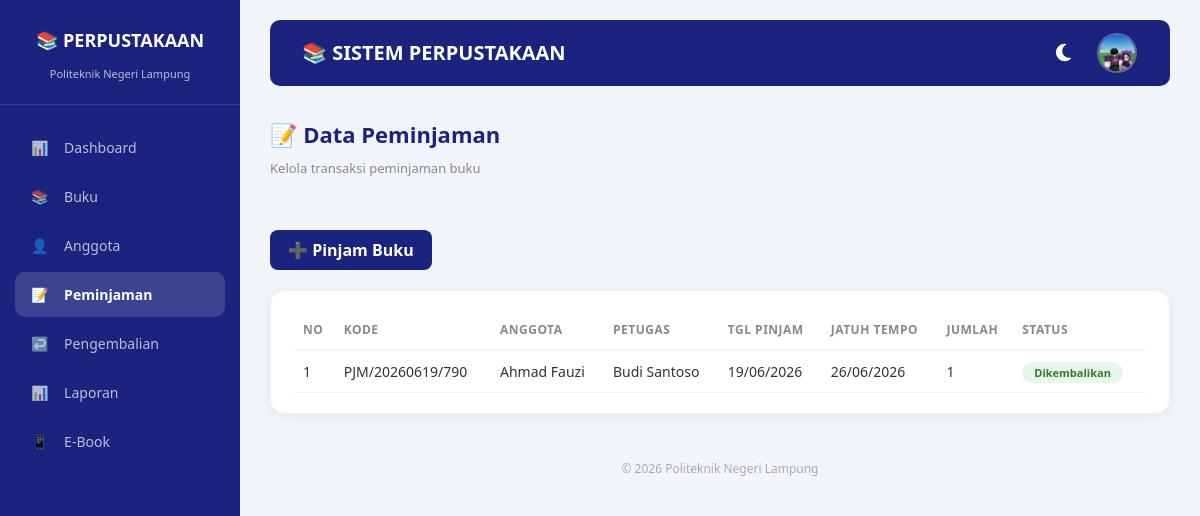
Page /views/peminjaman/index.php (signed in) on the committed database.
### tables this page shows
CREATE TABLE `peminjaman` (
  `peminjaman_id` int(11) NOT NULL,
  `kode_transaksi` varchar(20) NOT NULL,
  `anggota_id` int(11) NOT NULL,
  `user_id` int(11) NOT NULL,
  `tanggal_pinjam` datetime NOT NULL DEFAULT current_timestamp(),
  `tanggal_jatuh_tempo` date NOT NULL,
  `status` enum('dipinjam','dikembalikan','terlambat') NOT NULL DEFAULT 'dipinjam',
  `catatan` text DEFAULT NULL
);

CREATE TABLE `anggota` (
  `anggota_id` int(11) NOT NULL,
  `nis_nim` varchar(20) NOT NULL,
  `nama_lengkap` varchar(100) NOT NULL,
  `email` varchar(100) NOT NULL,
  `no_telepon` varchar(15) DEFAULT NULL,
  `alamat` text DEFAULT NULL,
  `jenis_kelamin` enum('L','P') DEFAULT NULL,
  `tanggal_daftar` date NOT NULL,
  `status_aktif` enum('aktif','nonaktif','blokir') NOT NULL DEFAULT 'aktif',
  `created_at` timestamp NULL DEFAULT current_timestamp()
);

CREATE TABLE `users` (
  `user_id` int(11) NOT NULL,
  `username` varchar(50) NOT NULL,
  `password` varchar(255) NOT NULL,
  `nama_lengkap` varchar(100) NOT NULL,
  `role` enum('admin','petugas') NOT NULL DEFAULT 'admin',
  `created_at` timestamp NULL DEFAULT current_timestamp()
);

### views/peminjaman/index.php (the view, shortened to what this page needs)
<?php
require_once '../../config/database.php';
$sql = "SELECT p.*, a.nama_lengkap as anggota, u.nama_lengkap as petugas,
        (SELECT COUNT(*) FROM detail_peminjaman WHERE peminjaman_id = p.peminjaman_id) as jumlah_buku
        FROM peminjaman p
        JOIN anggota a ON p.anggota_id = a.anggota_id
        JOIN users u ON p.user_id = u.user_id
        ORDER BY p.peminjaman_id DESC";
$stmt = $pdo->query($sql);
$peminjaman = $stmt->fetchAll();
?>
<!DOCTYPE html>
<html lang="id" id="html">
<head>
    <link rel="stylesheet" href="https://cdn.jsdelivr.net/npm/bootstrap@5.3.0/dist/css/bootstrap.min.css">
    <link rel="stylesheet" href="https://cdnjs.cloudflare.com/ajax/libs/font-awesome/6.4.0/css/all.min.css">
    <link rel="stylesheet" href="../../assets/css/style.css">
</head>
<body id="body">
<div class="sidebar">
    <div class="brand">
        <h3>📚 PERPUSTAKAAN</h3>
        <small>Politeknik Negeri Lampung</small>
    </div>
    <ul class="menu">
        <li onclick="location.href='../../index.php'"><span class="icon">📊</span> <span>Dashboard</span></li>
        <li onclick="location.href='../buku/index.php'"><span class="icon">📚</span> <span>Buku</span></li>
        <li onclick="location.href='../anggota/index.php'"><span class="icon">👤</span> <span>Anggota</span></li>
        <li class="active"><span class="icon">📝</span> <span>Peminjaman</span></li>
        <li onclick="location.href='../pengembalian/index.php'"><span class="icon">↩️</span> <span>Pengembalian</span></li>
        <li onclick="location.href='../laporan/index.php'"><span class="icon">📊</span> <span>Laporan</span></li>
        <li onclick="location.href='../buku_digital.php'"><span class="icon">📱</span> <span>E-Book</span></li>
    </ul>
</div>
<div class="main-content">
    <nav class="navbar navbar-dark navbar-custom">
        <div class="container-fluid">
            <span class="navbar-brand">📚 SISTEM PERPUSTAKAAN</span>
            <div class="user-info">
                <button class="theme-toggle" id="themeToggle" title="Toggle Dark/Light Mode">
                    <i class="fas fa-moon"></i>
                </button>
                <div class="dropdown dropdown-profile">
                    <button class="btn p-0 dropdown-toggle" type="button" data-bs-toggle="dropdown" aria-expanded="false">
                        <div class="preview-avatar">
                            <?php
                            $user_id = $_SESSION['user_id'];
                            $foto_path = '../../upload/foto_admin/' . $user_id . '.jpg';
                            if (file_exists($foto_path)): ?>
                                <img src="<?= $foto_path ?>" alt="Foto Profil">
                            <?php else: ?>
                                <?= strtoupper(substr($_SESSION['nama_lengkap'], 0, 1)) ?>
                            <?php endif; ?>
                        </div>
                    </button>
                </div>
            </div>
        </div>
    </nav>
    <div class="top-header">
        <div class="page-title">
            <h2>📝 Data Peminjaman</h2>
            <small>Kelola transaksi peminjaman buku</small>
        </div>
    </div>
    <div class="toolbar">
        <a href="tambah.php" class="btn-primary">➕ Pinjam Buku</a>
    </div>
    <div class="card-custom">
        <table class="table-custom">
            <thead>
                <tr>
                    <th>No</th>
                    <th>Kode</th>
                    <th>Anggota</th>
                    <th>Petugas</th>
                    <th>Tgl Pinjam</th>
                    <th>Jatuh Tempo</th>
                    <th>Jumlah</th>
                    <th>Status</th>
                </tr>
            </thead>
            <tbody>
                <?php if (count($peminjaman) > 0): ?>
                    <?php $no = 1; foreach ($peminjaman as $row): ?>
                    <tr>
                        <td><?= $no++ ?></td>
                        <td><?= htmlspecialchars($row['kode_transaksi']) ?></td>
                        <td><?= htmlspecialchars($row['anggota']) ?></td>
                        <td><?= htmlspecialchars($row['petugas']) ?></td>
                        <td><?= date('d/m/Y', strtotime($row['tanggal_pinjam'])) ?></td>
                        <td><?= date('d/m/Y', strtotime($row['tanggal_jatuh_tempo'])) ?></td>
                        <td><?= $row['jumlah_buku'] ?></td>
                        <td>
                            <?php
                            $badge = 'warning';
                            $label = 'Dipinjam';
                            if ($row['status'] == 'dikembalikan') {
                                $badge = 'success';
                                $label = 'Dikembalikan';
                            } elseif ($row['status'] == 'terlambat') {
                                $badge = 'danger';
                                $label = 'Terlambat';
                            }
                            ?>
                            <span class="badge-status <?= $badge ?>"><?= $label ?></span>
                        </td>
                    </tr>
                    <?php endforeach; ?>
                <?php else: ?>
                    <tr><td colspan="8" class="text-center">Belum ada data peminjaman</td></tr>
                <?php endif; ?>
            </tbody>
        </table>
    </div>
    <div style="text-align:center; color:#aaa; font-size:12px; padding:20px 0 10px 0; border-top:1px solid var(--border-color); margin-top:20px;">
        &copy; 2026 Politeknik Negeri Lampung
    </div>
</div>
</body>
</html>

### assets/css/style.css (style rules this page uses)
* { margin: 0; padding: 0; box-sizing: border-box; }
body { font-family: 'Segoe UI', Tahoma, Geneva, Verdana, sans-serif; background: #f1f4f9; }
.sidebar { position: fixed; top: 0; left: 0; width: 240px; height: 100%; background: #1a237e; color: #fff; padding: 20px 0; overflow-y: auto; z-index: 1000; }
.sidebar .brand { text-align: center; padding: 10px 0 20px 0; border-bottom: 1px solid rgba(255,255,255,0.1); margin-bottom: 20px; }
.sidebar .brand h3 { font-size: 18px; font-weight: 700; }
.sidebar .brand small { font-size: 11px; opacity: 0.7; }
.sidebar .menu { list-style: none; padding: 0 15px; }
.sidebar .menu li { padding: 12px 16px; margin: 4px 0; border-radius: 10px; font-size: 14px; cursor: pointer; transition: 0.3s; color: rgba(255,255,255,0.7); }
.sidebar .menu li.active { background: rgba(255,255,255,0.15); color: #fff; font-weight: 600; }
.sidebar .menu li .icon { margin-right: 12px; }
.main-content { margin-left: 240px; padding: 20px 30px; min-height: 100vh; }
.top-header { display: flex; justify-content: space-between; align-items: center; padding: 15px 0 25px 0; border-bottom: 1px solid #e8ecf1; margin-bottom: 25px; }
.top-header .page-title h2 { font-size: 22px; font-weight: 700; color: #1a237e; }
.top-header .page-title small { font-size: 13px; color: #888; }
.card-custom { background: #fff; border-radius: 14px; padding: 20px 24px; box-shadow: 0 2px 12px rgba(0,0,0,0.06); margin-bottom: 25px; }
.table-custom { width: 100%; border-collapse: collapse; font-size: 14px; }
.table-custom thead th { text-align: left; padding: 12px 10px; border-bottom: 2px solid #e8ecf1; color: #555; font-weight: 600; font-size: 12px; text-transform: uppercase; letter-spacing: 0.5px; }
.table-custom tbody td { padding: 12px 10px; border-bottom: 1px solid #f0f2f5; }
.badge-status { padding: 4px 14px; border-radius: 20px; font-size: 12px; font-weight: 600; }
.badge-status.success { background: #e8f5e9; color: #2e7d32; }
.btn-primary { background: #1a237e; color: #fff; }
.toolbar { display: flex; gap: 12px; margin-bottom: 20px; flex-wrap: wrap; align-items: center; }

### rows in the picture
peminjaman: kode_transaksi "PJM/20260619/790", anggota.nama_lengkap "Ahmad Fauzi", user.nama_lengkap "Budi Santoso", tanggal_pinjam "19/06/2026", tanggal_jatuh_tempo "26/06/2026", jumlah_buku "1", status "Dikembalikan"
